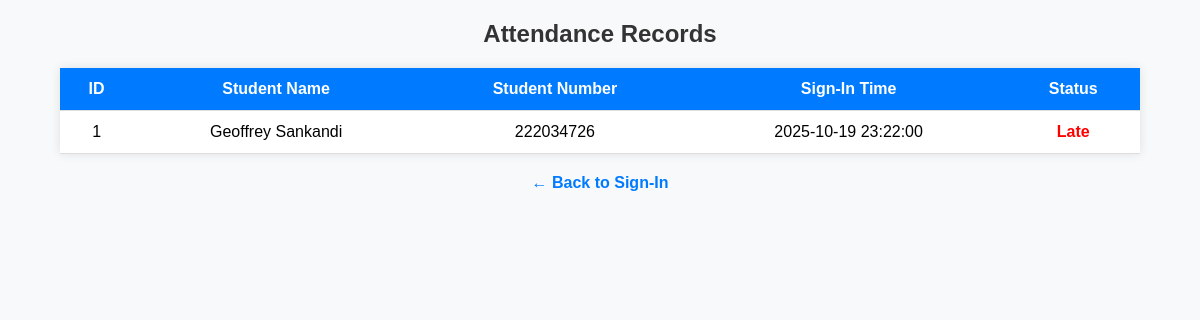
Page /digital_attendance/view_records.php on the committed database.
### tables this page shows
CREATE TABLE `attendance` (
  `id` int(11) NOT NULL,
  `student_name` varchar(100) NOT NULL,
  `student_number` varchar(20) NOT NULL,
  `sign_in_time` datetime NOT NULL,
  `status` varchar(10) NOT NULL
);

### digital_attendance/view_records.php (the view, shortened to what this page needs)
<?php
include 'db_connect.php';
$sql = "SELECT * FROM attendance ORDER BY sign_in_time DESC";
$result = $conn->query($sql);
?>
<!DOCTYPE html>
<html lang="en">
<head>
</head>
<body>
  <h2>Attendance Records</h2>
  <table>
    <tr>
      <th>ID</th>
      <th>Student Name</th>
      <th>Student Number</th>
      <th>Sign-In Time</th>
      <th>Status</th>
    </tr>
    <?php
    if ($result->num_rows > 0) {
      while($row = $result->fetch_assoc()) {
        $statusClass = ($row['status'] == "Late") ? "late" : "ontime";
        echo "<tr>";
        echo "<td>" . $row['id'] . "</td>";
        echo "<td>" . $row['student_name'] . "</td>";
        echo "<td>" . $row['student_number'] . "</td>";
        echo "<td>" . $row['sign_in_time'] . "</td>";
        echo "<td class='" . $statusClass . "'>" . $row['status'] . "</td>";
        echo "</tr>";
      }
    } else {
      echo "<tr><td colspan='5'>No attendance records found.</td></tr>";
    }
    ?>
  </table>
  <a class="back-link" href="index.html">← Back to Sign-In</a>
</body>
</html>

### digital_attendance/view_records.php (style rules this page uses)
body { font-family: Arial, sans-serif; background-color: #f8f9fa; margin: 0; padding: 0; }
h2 { text-align: center; margin-top: 20px; color: #333; }
table { border-collapse: collapse; width: 90%; margin: 20px auto; background-color: #fff; box-shadow: 0 0 10px rgba(0,0,0,0.1); }
th, td { padding: 12px; text-align: center; border-bottom: 1px solid #ddd; }
th { background-color: #007bff; color: white; }
.late { color: red; font-weight: bold; }
.back-link { display: block; width: fit-content; margin: 20px auto; text-decoration: none; color: #007bff; font-weight: bold; }

### rows in the picture
attendance: id "1", student_name "Geoffrey Sankandi", student_number "222034726", sign_in_time "2025-10-19 23:22:00", status "Late"
